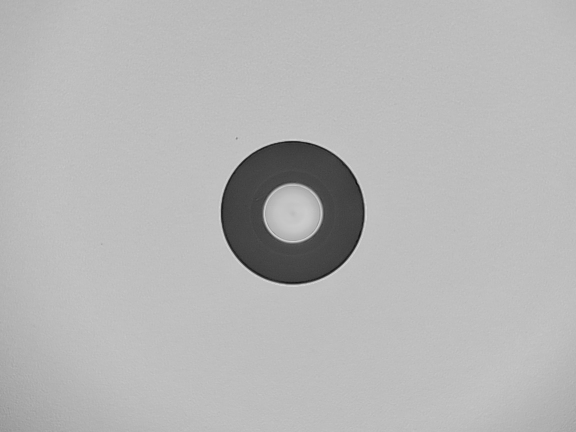
#> input picture processing/img63.jpg, 1152 x 864 px (shown at 1/2 size)
$ python 2der_inflect.py ../img63.jpg
#> lines starting #> are read from the running program, lines starting #| are printed output that depends on the picture; after the words box and inside, x2 and y2 are one past the last pixel; in counts of white or black regions, pixels touching at a corner belong together
import numpy as np
import cv2
import matplotlib
matplotlib.use('Agg')  # Non-interactive backend
import matplotlib.pyplot as plt
from scipy.ndimage import gaussian_filter1d
from scipy.signal import find_peaks
import warnings
warnings.filterwarnings('ignore')
import json
import os

class CurvatureFiberAnalyzer:
    """
    Fiber optic region detection based on intensity curve inflection points
    Finds where the intensity starts to "cave in" using second derivative analysis
    """

    def __init__(self, image_path):
        """Initialize with image"""
#> called with image_path = '../img63.jpg'
        self.original = cv2.imread(image_path)
#> self.original is the input picture: shape (864, 1152, 3); min 3, max 231, mean 182
        if self.original is None:
            raise ValueError(f"Could not load image from {image_path}")

        self.height, self.width = self.original.shape[:2]
        self.gray = cv2.cvtColor(self.original, cv2.COLOR_BGR2GRAY)

        print(f"Loaded image: {self.width}x{self.height} pixels")
#| Loaded image: 1152x864 pixels

    def analyze(self):
        """Run analysis"""
        print("\nStarting Curvature-Based Fiber Analysis...")
        print("=" * 60)

        # Step 1: Find center
        self.find_center()

        # Step 2: Compute radial intensity profile
        self.compute_radial_intensity_profile()

        # Step 3: Find gradient peaks and inflection points
        self.find_boundaries()

        # Step 4: Define regions based on inflection points
        self.define_regions()

        # Step 5: Create masks
        self.create_masks()

        # Step 6: Extract regions
        self.extract_regions()

        # Step 7: Generate visualizations and report
        self.generate_output()

        print("\nAnalysis Complete!")
        return self.results

    def find_center(self):
        """Find image center using brightest region"""
        print("\nStep 1: Finding center...")

        # Apply some smoothing
        smoothed = cv2.GaussianBlur(self.gray, (5, 5), 1)

        # Find brightest region
        threshold = np.percentile(smoothed, 95)
#> threshold = 192
        bright_mask = smoothed > threshold
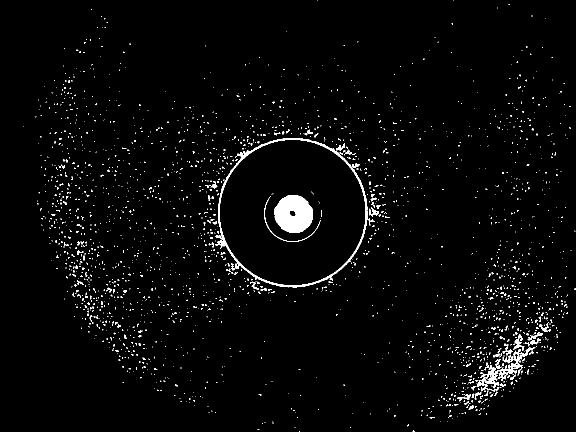
#> bright_mask: shape (864, 1152) bool (shown at 1/2 size); 2.4% white; 2319 white regions (2236 under 20 px), largest, box (x1, y1, x2, y2) and area: (548, 390, 626, 466) 4437, (431, 276, 735, 575) 3764, (954, 694, 1071, 783) 1905

        # Get centroid
        moments = cv2.moments(bright_mask.astype(np.uint8))
#> moments = moments, m00 23964, centre m10/m00, m01/m00 = (639, 503.8)
        if moments['m00'] > 0:
            self.center_x = moments['m10'] / moments['m00']
#> self.center_x = 639
            self.center_y = moments['m01'] / moments['m00']
#> self.center_y = 503.8
        else:
            self.center_x = self.width // 2
            self.center_y = self.height // 2

        print(f"  Center: ({self.center_x:.1f}, {self.center_y:.1f})")
#|   Center: (639.0, 503.8)

    def compute_radial_intensity_profile(self):
        """Compute radial intensity profile"""
        print("\nStep 2: Computing radial intensity profile...")

        # Maximum radius
        max_radius = int(min(self.center_x, self.center_y,
                            self.width - self.center_x,
                            self.height - self.center_y))
#> max_radius = 360

        self.radii = np.arange(max_radius)

        # Sample along multiple angles
        num_angles = 360
        angles = np.linspace(0, 2*np.pi, num_angles, endpoint=False)

        intensity_profiles = []

        for angle in angles:
            # Points along this radial line
            x_coords = self.center_x + self.radii * np.cos(angle)
            y_coords = self.center_y + self.radii * np.sin(angle)

            # Sample intensities
            intensities = []
            for x, y in zip(x_coords, y_coords):
                if 0 <= int(x) < self.width and 0 <= int(y) < self.height:
                    intensities.append(self.gray[int(y), int(x)])

            if len(intensities) == len(self.radii):
                intensity_profiles.append(intensities)
#> after the loop, intensity_profiles = 360 items

        # Compute median profile (robust to outliers)
        self.intensity_profile = np.median(intensity_profiles, axis=0)
#> self.intensity_profile = 360 values, max 190 at index 82, min 69 at index 28, mean 168.2

        # Apply smoothing for derivative calculations
        self.intensity_profile_smooth = gaussian_filter1d(self.intensity_profile, sigma=2)
#> self.intensity_profile_smooth = 360 values, max 190 at index 214, min 69.53 at index 45, mean 168.2

        print(f"  Profile computed for {len(self.radii)} radial positions")
#|   Profile computed for 360 radial positions

    def find_boundaries(self):
        """Find boundaries using gradient peaks and curvature analysis"""
        print("\nStep 3: Finding boundaries using curvature analysis...")

        # First derivative (gradient)
        self.first_derivative = np.gradient(self.intensity_profile_smooth)
#> self.first_derivative = 360 values, max 16.22 at index 64, min -0.301 at index 2, mean 0.328

        # Second derivative (curvature)
        self.second_derivative = np.gradient(self.first_derivative)
#> self.second_derivative = 360 values, max 3.67 at index 61, min -3.51 at index 66, mean 0.00053

        # Find gradient peaks (for reference)
        gradient_magnitude = np.abs(self.first_derivative)
#> gradient_magnitude = 360 values, max 16.22 at index 64, min 0 at index 28, mean 0.351
        peaks, _ = find_peaks(gradient_magnitude, distance=10)
#> peaks = [2, 14, 30, 50, 64, 85, 106, 118, 132, 197, 333, 354]

        if len(peaks) == 0:
            raise ValueError("No gradient peaks found!")

        # Sort peaks by magnitude
        peak_magnitudes = gradient_magnitude[peaks]
#> peak_magnitudes = [0.301, 0.139, 0.0556, 0.451, 16.22, 0.0623, 0.103, 0.0559, 0.0556, 0.0939, 0.0278, 0.0556]
        sorted_indices = np.argsort(peak_magnitudes)[::-1]
#> sorted_indices = [4, 3, 0, 1, 6, 9, 5, 7, 8, 2, 11, 10]

        # Get the two highest peaks
        if len(peaks) >= 2:
            self.gradient_peaks = sorted([peaks[sorted_indices[0]], peaks[sorted_indices[1]]])
#> self.gradient_peaks = [50, 64]
        else:
            self.gradient_peaks = [peaks[sorted_indices[0]]]

        print(f"  Gradient peaks at: {self.gradient_peaks} pixels")
#|   Gradient peaks at: [50, 64] pixels

        # Find inflection points around the peaks
        self.boundaries = self._find_inflection_boundaries()

        print(f"  Cladding boundaries at: {self.boundaries} pixels")

    def _find_inflection_boundaries(self):
        """Find where the curve starts to cave in before/after gradient peaks"""
        boundaries = []

        # For the first peak, find where curvature starts changing significantly before it
        if len(self.gradient_peaks) >= 1:
            first_peak = self.gradient_peaks[0]
#> first_peak = 50

            # Look backwards from the peak
            start_search = max(0, first_peak - 30)  # Search window
#> start_search = 20
            search_region = self.second_derivative[start_search:first_peak]
#> search_region = 30 values, max 0.124 at index 28, min -0.0336 at index 20, mean 0.0142

            if len(search_region) > 0:
                # Find where second derivative starts changing significantly
                # This is where the curve starts to "cave in"
                threshold = np.std(self.second_derivative) * 0.1
#> threshold = 0.047

                # Find the last point before the peak where curvature is still small
                for i in range(len(search_region) - 1, -1, -1):
                    if abs(search_region[i]) < threshold:
                        boundaries.append(start_search + i)
                        break
                else:
                    # If not found, use a point before the peak
                    boundaries.append(max(0, first_peak - 5))
#> this loop made 5 passes
#> after the loop, boundaries = [45]
            else:
                boundaries.append(max(0, first_peak - 5))

        # For the second peak, find where curvature settles after it
        if len(self.gradient_peaks) >= 2:
            second_peak = self.gradient_peaks[1]
#> second_peak = 64

            # Look forward from the peak
            end_search = min(len(self.second_derivative), second_peak + 30)
#> end_search = 94
            search_region = self.second_derivative[second_peak:end_search]
#> search_region = 30 values, max 0.0184 at index 23, min -3.51 at index 2, mean -0.535

            if len(search_region) > 0:
                # Find where second derivative settles down
                threshold = np.std(self.second_derivative) * 0.1

                # Find the first point after the peak where curvature becomes small
                for i in range(len(search_region)):
                    if abs(search_region[i]) < threshold:
                        boundaries.append(second_peak + i)
                        break
                else:
                    # If not found, use a point after the peak
                    boundaries.append(min(len(self.radii) - 1, second_peak + 5))
#> this loop made 16 passes
#> after the loop, boundaries = [45, 79]
#|   Cladding boundaries at: [45, 79] pixels
            else:
                boundaries.append(min(len(self.radii) - 1, second_peak + 5))

        return boundaries

    def define_regions(self):
        """Define regions based on inflection boundaries"""
        print("\nStep 4: Defining regions based on inflection points...")

        self.regions = {}

        if len(self.boundaries) >= 2:
            # Standard case: two boundaries found
            boundary1, boundary2 = self.boundaries
#> boundary1 = 45; boundary2 = 79

            # Core: inside first boundary
            self.regions['core'] = {
                'start': 0,
                'end': boundary1,
                'name': 'core'
            }

            # Cladding: between the boundaries
            self.regions['cladding'] = {
                'start': boundary1,
                'end': boundary2,
                'name': 'cladding'
            }

            # Note: Ferrule will be defined in create_masks as everything else

        else:
            # Fallback if boundaries not properly detected
            print("  Warning: Could not detect proper boundaries, using gradient peaks")
            if len(self.gradient_peaks) >= 2:
                self.regions['core'] = {
                    'start': 0,
                    'end': self.gradient_peaks[0],
                    'name': 'core'
                }

                self.regions['cladding'] = {
                    'start': self.gradient_peaks[0],
                    'end': self.gradient_peaks[1],
                    'name': 'cladding'
                }

        # Analyze intensity in each region
        for region_name, region in self.regions.items():
            start = region['start']
            end = region['end']

            if end > start:
                region_intensity = self.intensity_profile[start:end+1]
                region['mean_intensity'] = np.mean(region_intensity)
                region['std_intensity'] = np.std(region_intensity)
                region['median_intensity'] = np.median(region_intensity)

                print(f"  {region_name}: radius {start}-{end}px, "
                      f"intensity={region['mean_intensity']:.1f}±{region['std_intensity']:.1f}")
#> this loop made 2 passes
#> (region_name, start, end) on passes 1 to 2: ('core', 0, 45), ('cladding', 45, 79)
#> (printed output is left out)

    def create_masks(self):
        """Create masks for each region"""
        print("\nStep 5: Creating region masks...")

        # Create distance map
        Y, X = np.ogrid[:self.height, :self.width]
        distance_map = np.sqrt((X - self.center_x)**2 + (Y - self.center_y)**2)
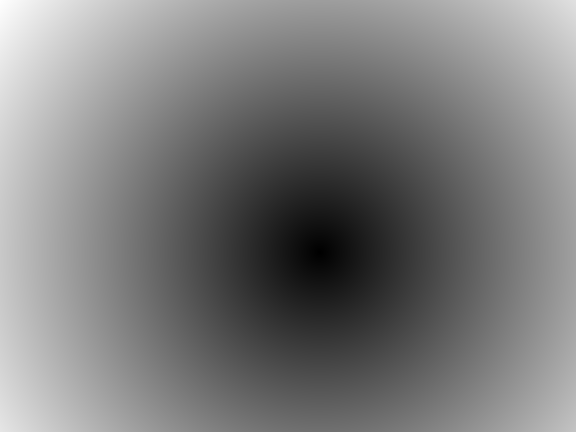
#> distance_map: shape (864, 1152) float64 (shown at 1/2 size); min 0.163, max 813.7, mean 396.3; drawn with min black and max white

        self.masks = {}

        # Core mask (circular region)
        if 'core' in self.regions:
            core_radius = self.radii[self.regions['core']['end']]
#> core_radius = 45
            self.masks['core'] = (distance_map <= core_radius).astype(np.uint8) * 255

        # Cladding mask (annular region)
        if 'cladding' in self.regions:
            inner_radius = self.radii[self.regions['cladding']['start']]
#> inner_radius = 45
            outer_radius = self.radii[self.regions['cladding']['end']]
#> outer_radius = 79
            self.masks['cladding'] = ((distance_map > inner_radius) &
                                     (distance_map <= outer_radius)).astype(np.uint8) * 255

        # Ferrule mask (everything else - not limited to any radius)
        # This is the entire rest of the image
        ferrule_mask = np.ones((self.height, self.width), dtype=np.uint8) * 255

        # Remove core and cladding regions from ferrule
        if 'core' in self.masks:
            ferrule_mask[self.masks['core'] > 0] = 0
        if 'cladding' in self.masks:
            ferrule_mask[self.masks['cladding'] > 0] = 0

        self.masks['ferrule'] = ferrule_mask

        # Print pixel counts
        for region_name, mask in self.masks.items():
            pixel_count = np.sum(mask > 0)
            print(f"  {region_name}: {pixel_count} pixels")
#> this loop made 3 passes
#> (region_name, pixel_count) on passes 1 to 3: ('core', 6353), ('cladding', 13246), ('ferrule', 975729)
#> (printed output is left out)

    def extract_regions(self):
        """Extract regions using masks"""
        print("\nStep 6: Extracting regions...")

        self.extracted_regions = {}

        for region_name, mask in self.masks.items():
            # Extract region
            region = cv2.bitwise_and(self.original, self.original, mask=mask)
            self.extracted_regions[region_name] = region
#> this loop made 3 passes
#> region_name on passes 1 to 3: 'core', 'cladding', 'ferrule'
#> pass 1, in extract_regions, `region = cv2.bitwise_and(self.original, self.original, mask=mask)`:
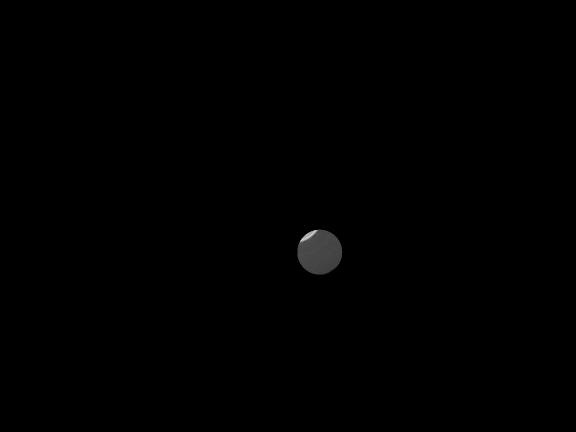
#> region: shape (864, 1152, 3) (shown at 1/2 size); min 0, max 216, mean 0.5
#> after the loop, self.extracted_regions = 3 items

    def generate_output(self, output_dir='curvature_analysis_results'):
        """Generate visualizations and save results"""
#> called with output_dir = 'curvature_analysis_results'
        print("\nStep 7: Generating output...")

        os.makedirs(output_dir, exist_ok=True)

        # Save extracted regions
        for region_name, region in self.extracted_regions.items():
            cv2.imwrite(os.path.join(output_dir, f'{region_name}.png'), region)

        # Save masks
        for region_name, mask in self.masks.items():
            cv2.imwrite(os.path.join(output_dir, f'{region_name}_mask.png'), mask)
#> this loop made 3 passes
#> pass 1, in generate_output, `cv2.imwrite(os.path.join(output_dir, f'{region_name}_mask.png'), mask)`:
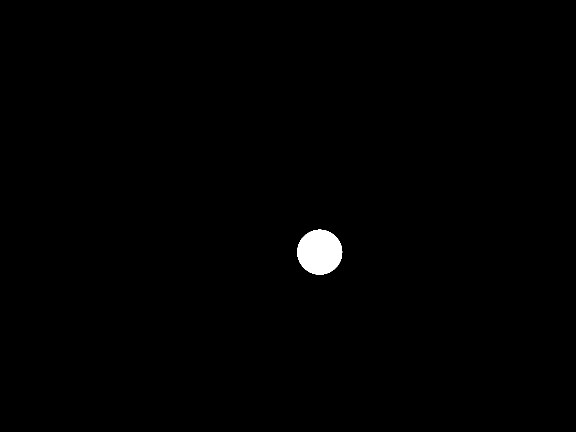
#> saved as core_mask.png: shape (864, 1152) (shown at 1/2 size); 0.64% white; 1 white region, box (x1, y1, x2, y2) and area: (595, 459, 685, 549) 6353
#> pass 2, in generate_output, `cv2.imwrite(os.path.join(output_dir, f'{region_name}_mask.png'), mask)`:
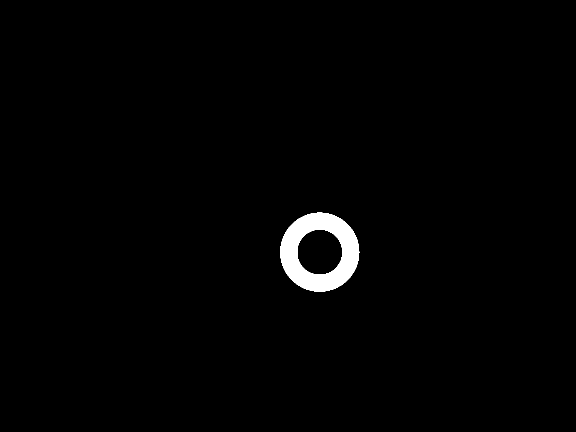
#> saved as cladding_mask.png: shape (864, 1152) (shown at 1/2 size); 1.3% white; 1 white region, box (x1, y1, x2, y2) and area: (561, 425, 719, 583) 13246

        # Create visualizations
        self._create_visualizations(output_dir)

        # Generate report
        self.results = {
            'center': {'x': float(self.center_x), 'y': float(self.center_y)},
            'gradient_peaks': [int(p) for p in self.gradient_peaks],
            'cladding_boundaries': [int(b) for b in self.boundaries],
            'regions': {}
        }

        # Add region info
        for region_name, mask in self.masks.items():
            if region_name in self.regions:
                region = self.regions[region_name]
                self.results['regions'][region_name] = {
                    'radial_range': [region['start'], region['end']],
                    'mean_intensity': float(region['mean_intensity']),
                    'std_intensity': float(region['std_intensity']),
                    'median_intensity': float(region['median_intensity']),
                    'pixel_count': int(np.sum(mask > 0))
                }
            else:
                # For ferrule
                self.results['regions'][region_name] = {
                    'pixel_count': int(np.sum(mask > 0))
                }

        # Save JSON report
        with open(os.path.join(output_dir, 'analysis_report.json'), 'w') as f:
            json.dump(self.results, f, indent=4)

        print(f"\nResults saved to: {output_dir}/")

    def _create_visualizations(self, output_dir):
        """Create visualization plots"""
#> called with output_dir = 'curvature_analysis_results'
        # 1. Comprehensive analysis plot
        fig, axes = plt.subplots(4, 1, figsize=(10, 14))
        fig.suptitle('Curvature-Based Fiber Analysis', fontsize=16)

        # Intensity profile
        ax1 = axes[0]
        ax1.plot(self.radii, self.intensity_profile, 'b-', linewidth=2, label='Intensity')
        ax1.set_ylabel('Pixel Intensity')
        ax1.set_title('Radial Intensity Profile')
        ax1.grid(True, alpha=0.3)

        # Mark boundaries
        if len(self.boundaries) >= 2:
            ax1.axvline(x=self.boundaries[0], color='g', linestyle='--', linewidth=2,
                       label=f'Start of cladding ({self.boundaries[0]}px)')
            ax1.axvline(x=self.boundaries[1], color='r', linestyle='--', linewidth=2,
                       label=f'End of cladding ({self.boundaries[1]}px)')
        ax1.legend()

        # First derivative (gradient)
        ax2 = axes[1]
        ax2.plot(self.radii, self.first_derivative, 'orange', linewidth=2)
        ax2.axhline(y=0, color='k', linestyle='-', alpha=0.3)
        ax2.set_ylabel('dI/dr')
        ax2.set_title('First Derivative (Gradient)')
        ax2.grid(True, alpha=0.3)

        # Mark gradient peaks
        for peak in self.gradient_peaks:
            ax2.axvline(x=peak, color='red', linestyle=':', linewidth=1.5)
            ax2.plot(peak, self.first_derivative[peak], 'ro', markersize=8)
#> this loop made 2 passes
#> peak on passes 1 to 2: 50, 64
#> (the rest of the program and of its run is left out)
